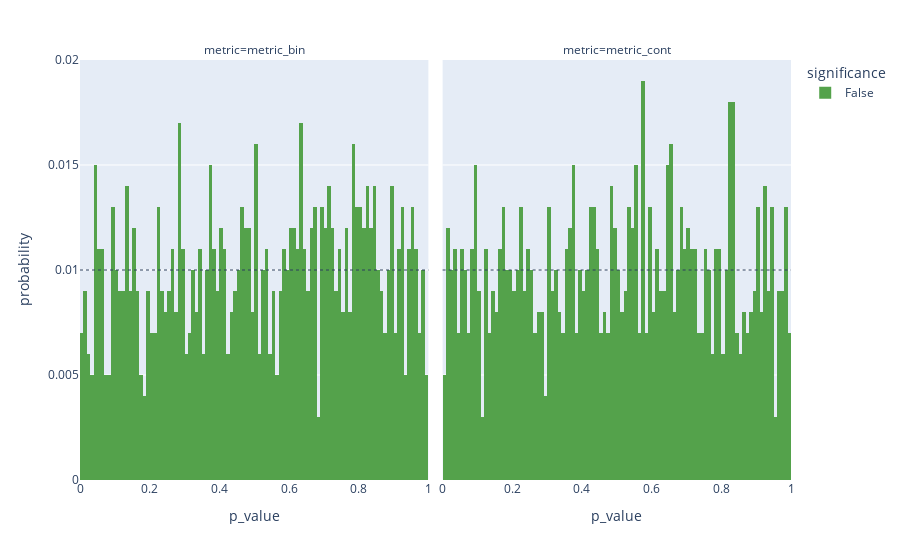

This figure's notebook cell:
### Code cell
evaluator.summary_plot()

### Figure 1 — Plotly figure (JSON) as saved in the notebook; plotly's stock layout.template omitted (floating-point values rounded to 4 significant figures; data arrays with more than 128 entries replaced by an {"elided": "..."} marker saying what was removed)
{"data": [{"alignmentgroup": "True", "bingroup": "x", "histnorm": "probability", "hovertemplate": "significance=False<br>metric=metric_bin<br>p_value=%{x}<br>probability=%{y}<extra></extra>", "legendgroup": "False", "marker": {"color": "#54A24B", "pattern": {"shape": ""}}, "name": "False", "nbinsx": 100, "offsetgroup": "False", "orientation": "v", "showlegend": true, "type": "histogram", "x": {"elided": "1000 float values"}, "xaxis": "x", "yaxis": "y"}, {"alignmentgroup": "True", "bingroup": "x", "histnorm": "probability", "hovertemplate": "significance=False<br>metric=metric_cont<br>p_value=%{x}<br>probability=%{y}<extra></extra>", "legendgroup": "False", "marker": {"color": "#54A24B", "pattern": {"shape": ""}}, "name": "False", "nbinsx": 100, "offsetgroup": "False", "orientation": "v", "showlegend": false, "type": "histogram", "x": {"elided": "1000 float values"}, "xaxis": "x2", "yaxis": "y2"}], "layout": {"annotations": [{"showarrow": false, "text": "metric=metric_bin", "x": 0.245, "xanchor": "center", "xref": "paper", "y": 1, "yanchor": "bottom", "yref": "paper"}, {"showarrow": false, "text": "metric=metric_cont", "x": 0.755, "xanchor": "center", "xref": "paper", "y": 1, "yanchor": "bottom", "yref": "paper"}], "barmode": "relative", "legend": {"title": {"text": "significance"}, "tracegroupgap": 0}, "margin": {"t": 60}, "shapes": [{"line": {"dash": "dot", "width": 1}, "type": "line", "x0": 0, "x1": 1, "xref": "x domain", "y0": 0.01, "y1": 0.01, "yref": "y"}, {"line": {"dash": "dot", "width": 1}, "type": "line", "x0": 0, "x1": 1, "xref": "x2 domain", "y0": 0.01, "y1": 0.01, "yref": "y2"}], "xaxis": {"anchor": "y", "domain": [0, 0.49], "title": {"text": "p_value"}}, "xaxis2": {"anchor": "y2", "domain": [0.51, 1], "matches": "x", "title": {"text": "p_value"}}, "yaxis": {"anchor": "x", "domain": [0, 1], "title": {"text": "probability"}}, "yaxis2": {"anchor": "x2", "domain": [0, 1], "matches": "y", "showticklabels": false}}}
